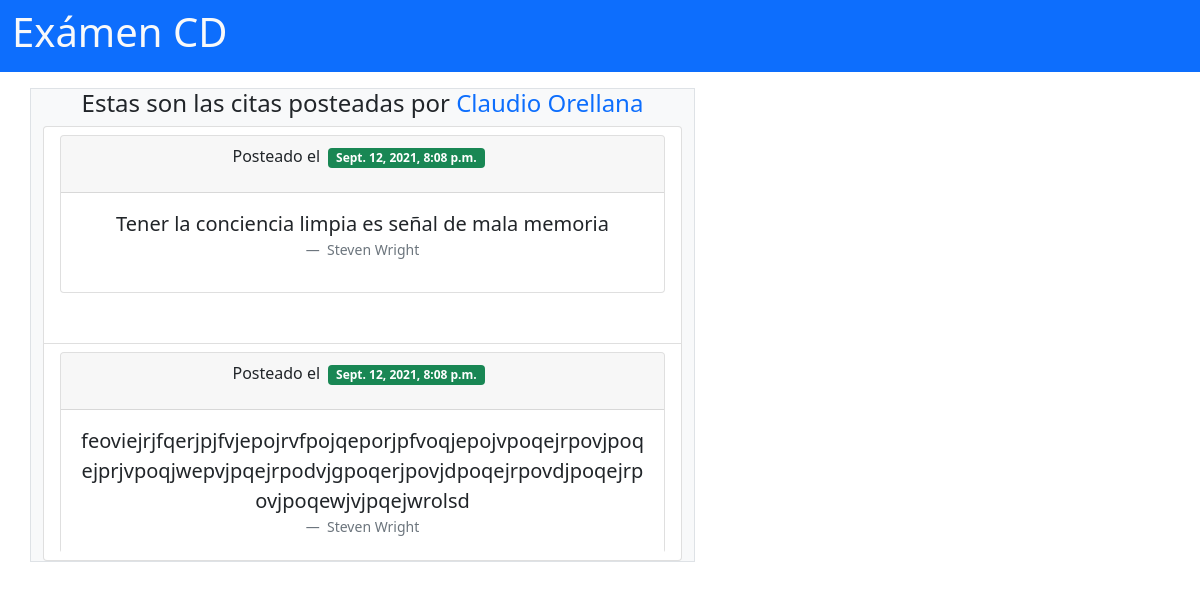
The page /user/1/ on the database as committed earlier.
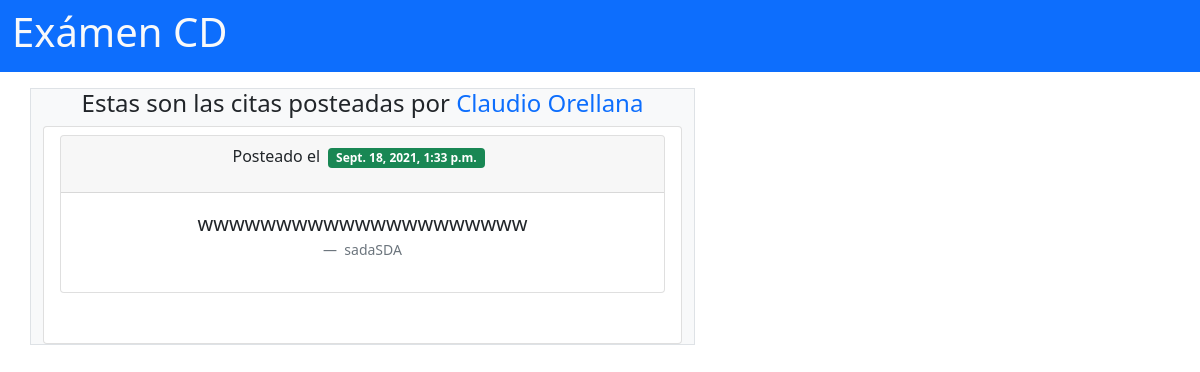
The same page on the database as committed later.
### app/models.py (models this page shows, shortened)
class Cita(models.Model):
    cita= models.CharField(max_length=255)
    autor =models.CharField(max_length=255)
    user = models.ForeignKey(User,related_name = "citas", on_delete = models.CASCADE)
    created_at = models.DateTimeField(auto_now_add=True)
    updated_at = models.DateTimeField(auto_now=True)

### app/views.py (the view, shortened to what this page needs)
# urls.py: path('user/<int:num>/', views.cita_usuario)
def cita_usuario(request, num):
    if request.method == 'GET':
        citauser = Cita.objects.filter(user__id = num)
        usuariocita = User.objects.get(id= num)
        context = {
            'cita_list': citauser,
            'usuario': usuariocita
        }
        return render(request, 'citasdeusuario.html', context)

### app/models.py (called while the page is built)
    def __str__(self):
        return f"{self.name}"

### app/templates/citasdeusuario.html (shortened to what this page needs)
{% extends "sin_nav.html" %}
{% block contenido %}
<div class="row justify-content-between">
  <div class="col-12 col-md-7 bg-light mt-3 border border-radius">
    <h4 class="text-center">Estas son las citas posteadas por <span class=" text-primary">{{usuario}}</span></h4>
    <ul class="mt-2 list-group">
      {% for cita in cita_list %}
      <li class="list-group-item">
        <div id="quote" class="col bordered" style="min-height: 200px; overflow: auto">
          <div class="card text-center">
            <div class="card-header">
              <p class="me-2 ">Posteado el <span class=" ms-1 badge bg-success">{{cita.created_at}}</span></p>
            </div>
            <div class="card-body">
              <figure class="text-center">
                <blockquote class="blockquote">
                  <p class="text-break">{{cita.cita}}</p>
                </blockquote>
                <figcaption class="blockquote-footer">
                  {{cita.autor}} <cite title="Source Title"></cite>
                </figcaption>
              </figure>
            </div>
          </div>
        </div>
      </li class="mb-2">
      {% endfor %}
    </ul>
  </div>
</div>
{% endblock %}

Rows that differ between the two databases and show on the page:
removed Cita: created_at "Sept. 12, 2021, 8:08 p.m.", cita "Tener la conciencia limpia es señal de mala memoria", autor "Steven Wright"
removed Cita: created_at "Sept. 12, 2021, 8:08 p.m.", cita "feoviejrjfqerjpjfvjepojrvfpojqeporjpfvoqjepojvpoqejrpovjpoqejprjvpoqjwepvjpqejrpodvjgpoqerjpovjdpoqejrpovdjpoqejrpovjpoqewjvjpqejwrolsd", autor "Steven Wright"
added Cita: created_at "Sept. 18, 2021, 1:33 p.m.", cita "wwwwwwwwwwwwwwwwwwwww", autor "sadaSDA"
